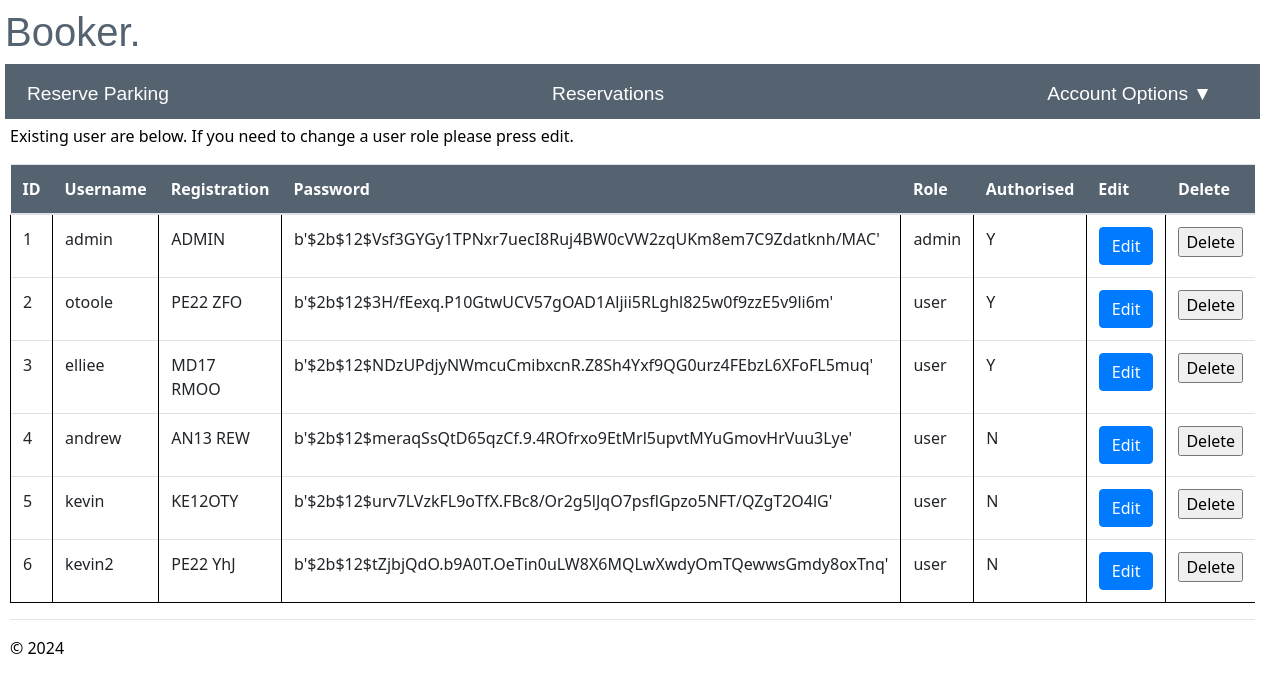
The page /admin/ (signed in) on the database its author committed.
### app/models/models.py (models this page shows)
class User(db.Model, UserMixin):
    id = db.Column(db.Integer, primary_key=True, nullable=False)
    username = db.Column(db.String(20), nullable=False, unique=True)
    registration = db.Column(db.String(20), nullable=False, unique=True)
    password = db.Column(db.String(80), nullable=False)
    role = db.Column(db.String(5), nullable=False, default='user')
    authorised =db.Column(db.String(1), nullable=False, default='N')

### app/admin/routes.py (the view)
@bp.route("/admin/")
@login_required
def admin():
    if current_user.role == 'admin':
        admin= User.query.all()
        current_app.logger.info('Username: %s accessed admin', current_user.username)
        return render_template('admin.html',admin=admin)
    else:
        current_app.logger.critical('Username: %s accessed attempted to access admin', current_user.username)
        return render_template("unauthorised.html")

### app/__init__.py (called while the page is built)
def create_app(config_class=Config):
    app = Flask(__name__)
    app.config.from_object(config_class)
    db.init_app(app)
    login_manager.init_app(app)
    app.logger.setLevel(logging.INFO)
    handler = RotatingFileHandler('app.log', maxBytes=10240, backupCount=10)
    handler.setLevel(logging.INFO)
    formatter = logging.Formatter('%(asctime)s - %(levelname)s - %(message)s', datefmt='%Y-%m-%d %H:%M:%S')
    handler.setFormatter(formatter)
    app.logger.addHandler(handler)
    from app.main import bp as main_bp
    app.register_blueprint(main_bp)
    from app.user import bp as user_bp
    app.register_blueprint(user_bp)
    from app.admin import bp as admin_bp
    app.register_blueprint(admin_bp)
    @login_manager.user_loader
    def load_user(user_id):
        return User.query.get(int(user_id))
    return app

### app/admin/templates/admin.html (shortened to what this page needs)
{% extends "layout.html" %}
{% block content %}
<p>Existing user are below. If you need to change a user role please press edit.</p>
<table class="table table-hover">
  <thead class="tables">
        <th>ID</th>
        <th>Username</th>
        <th>Registration</th>
        <th>Password</th>
        <th>Role</th>
        <th>Authorised</th>
        <th>Edit</th>
        <th>Delete</th>
    </thead>
    <tbody>
     {% for admin in admin %}
      <tr>
        <td>{{admin.id}}</td>
        <td>{{admin.username}}</td>
        <td>{{admin.registration}}</td>
        <td>{{admin.password}}</td>
        <td>{{admin.role}}</td>
        <td>{{admin.authorised}}</td>
        <td><a href='{{url_for("admin.edit_user", id=admin.id)}}' class='btn btn-primary'>Edit</a></td>
        <td>
          <form method="POST" action="/delete_user/">
            <input type="submit" value="Delete" onclick='return confirm("Are you sure you want to delete this user?")'>
          </form>
         </td>
      </tr>
     {%endfor%}
    </tbody>
  </table>
{% endblock %}

### app/static/site.css (style rules this page uses)
tr { border-bottom: 1px solid black; }
td { padding: 1em; border-left: 1px solid black; }
.tables { background-color: rgb(85, 99, 112); color: white; }

### app/main/templates/layout.html (style rules this page uses)
body { padding: 8px 5px 8px 5px; }

### rows shown on the page
User: id "1", username "admin", registration "ADMIN", password "b'$2b$12$Vsf3GYGy1TPNxr7uecI8Ruj4BW0cVW2zqUKm8em7C9Zdatknh/MAC'", role "admin", authorised "Y"
User: id "2", username "otoole", registration "PE22 ZFO", password "b'$2b$12$3H/fEexq.P10GtwUCV57gOAD1Aljii5RLghl825w0f9zzE5v9li6m'", role "user", authorised "Y"
User: id "3", username "elliee", registration "MD17 RMOO", password "b'$2b$12$NDzUPdjyNWmcuCmibxcnR.Z8Sh4Yxf9QG0urz4FEbzL6XFoFL5muq'", role "user", authorised "Y"
User: id "4", username "andrew", registration "AN13 REW", password "b'$2b$12$meraqSsQtD65qzCf.9.4ROfrxo9EtMrl5upvtMYuGmovHrVuu3Lye'", role "user", authorised "N"
User: id "5", username "kevin", registration "KE12OTY", password "b'$2b$12$urv7LVzkFL9oTfX.FBc8/Or2g5lJqO7psflGpzo5NFT/QZgT2O4lG'", role "user", authorised "N"
User: id "6", username "kevin2", registration "PE22 YhJ", password "b'$2b$12$tZjbjQdO.b9A0T.OeTin0uLW8X6MQLwXwdyOmTQewwsGmdy8oxTnq'", role "user", authorised "N"
